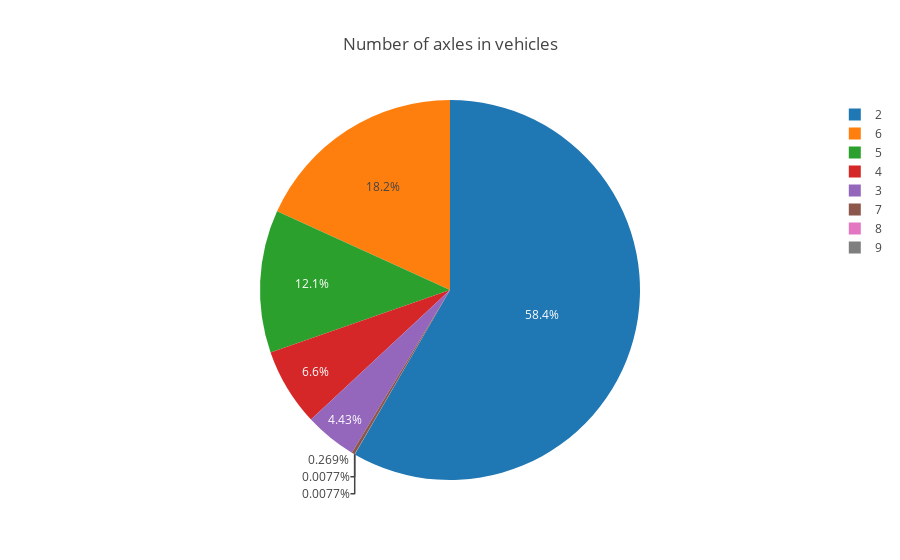

The code cell stored with this chart in its notebook:
### Code cell
#labels = ["Pre processing and Visualization", "Model Building", "Misc"]
# values = temp
#trace = go.Pie(labels=labels, values=values)
trace = go.Pie(labels=train_data['V6'].unique(),values=temp)

layout = go.Layout(title = 'Number of axles in vehicles')
data = [trace]
fig = go.Figure(data= data,layout=layout)
iplot(fig)

### Figure 1 — Plotly figure (JSON) as saved in the notebook; plotly's stock layout.template omitted (floating-point values rounded to 4 significant figures)
{"data": [{"labels": [2, 6, 4, 3, 5, 7, 8, 9], "type": "pie", "uid": "28270961-a4cf-428d-a11c-c1431de0b2d9", "values": [58.36, 18.21, 6.603, 4.425, 12.12, 0.2694, 0.007696, 0.007696]}], "layout": {"title": {"text": "Number of axles in vehicles"}}}
